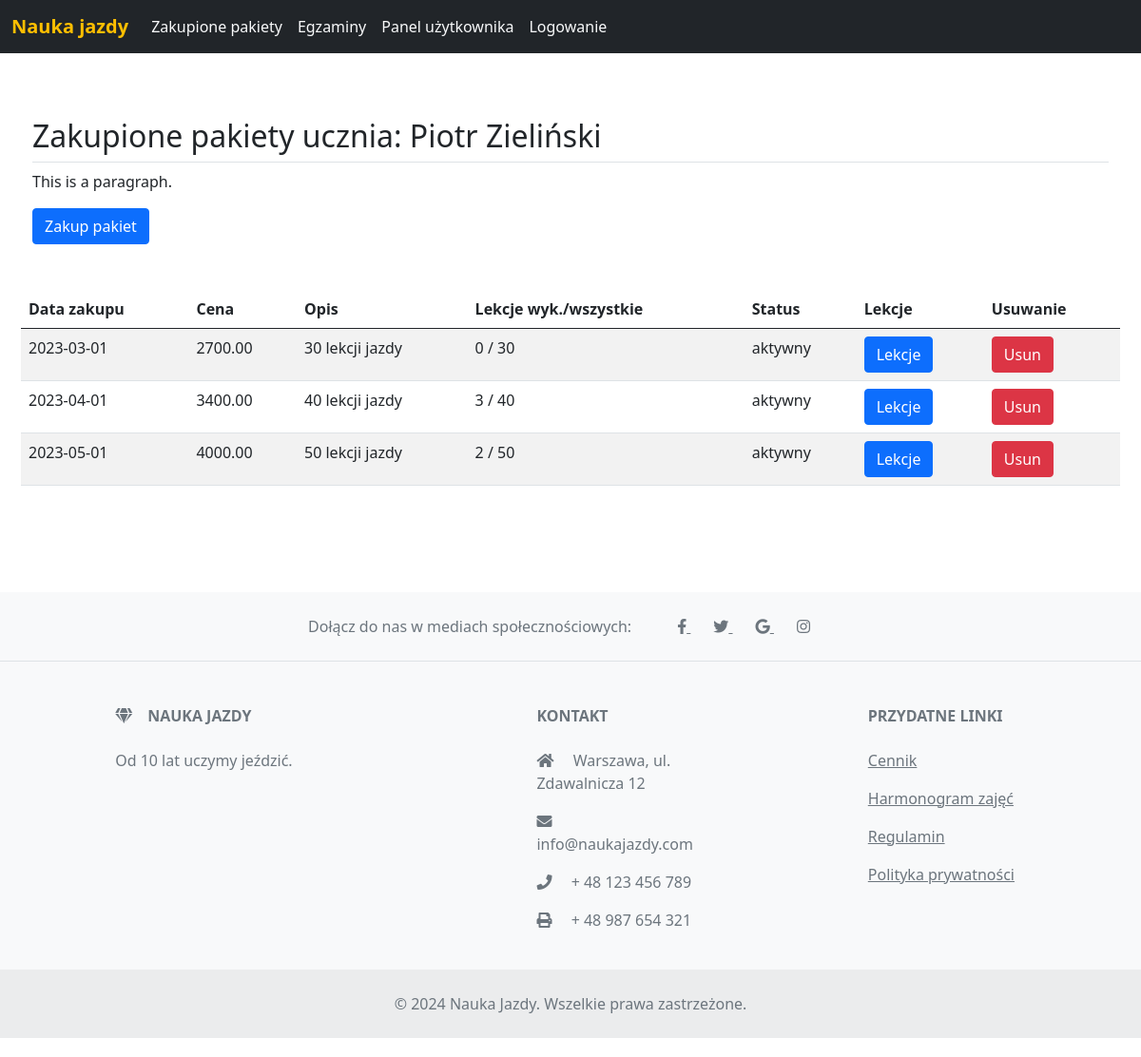
Page /zakupionePakiety.php (signed in) on the committed database.
### tables this page shows
CREATE TABLE `uzytkownicy` (
  `ID` int(11) NOT NULL,
  `Imie` varchar(50) NOT NULL,
  `Nazwisko` varchar(50) NOT NULL,
  `NumerTelefonu` varchar(15) NOT NULL,
  `Login` varchar(50) NOT NULL,
  `Haslo` varchar(255) NOT NULL,
  `Rola` enum('administrator','uczen','instruktor') NOT NULL
);

CREATE TABLE `zakupionepakiety` (
  `ID` int(11) NOT NULL,
  `UczenID` int(11) DEFAULT NULL,
  `PakietID` int(11) DEFAULT NULL,
  `Status` enum('aktywny','wykorzystany') NOT NULL DEFAULT 'aktywny',
  `DataZakupu` date NOT NULL DEFAULT curdate()
);

CREATE TABLE `pakiety` (
  `ID` int(11) NOT NULL,
  `NazwaPakietu` varchar(50) NOT NULL,
  `IloscLekcji` int(11) NOT NULL,
  `Cena` decimal(8,2) NOT NULL,
  `Opis` varchar(255) DEFAULT NULL
);

### zakupionePakiety.php (the view, shortened to what this page needs)
<?php
	require("funkcje.php");
?>
<!doctype html>
<html lang="pl">
  <head>
	<link href="https://cdnjs.cloudflare.com/ajax/libs/font-awesome/5.15.1/css/all.min.css" rel="stylesheet">
	<link href="bootstrap.min.css" rel="stylesheet">
    <link href="navbar.css" rel="stylesheet">
  </head>
<body>
	<main>
<?php menu();
	$uczenID = -1;
	$imie = "";
	$nazwisko = "";
	if(jestRola('uczen'))
	{
		$uczenID = $_SESSION['userId'];
		$sql = "SELECT Imie, Nazwisko FROM Uzytkownicy WHERE ID = $uczenID";
		$polaczenie = polaczZBaza();
		$result = $polaczenie->query($sql);
		if ($row = $result->fetch_assoc()) {
			$imie = $row["Imie"];
			$nazwisko = $row["Nazwisko"];
		}
	}
?>
<div class="container px-1 py-5">
		<h2 class="pb-2 border-bottom">Zakupione pakiety ucznia: <?php print("$imie $nazwisko"); ?></h2>
		<p>This is a paragraph.</p>
 <?php if(jestRola('uczen')) { ?>
		<form action="zakupionePakietyDodawanie.php" method="post">
			<input class="btn btn-primary" type="submit" name="zakupPakietuDlaUcznia" value="Zakup pakiet">
		</form>
 <?php } ?>
		<div class="row g-4 py-5">
<table class="table table-striped table-hover">
  <thead>
    <tr>
		<th>Data zakupu</th>
		<th>Cena</th>
		<th>Opis</th>
		<th>Lekcje wyk./wszystkie</th>
		<th>Status</th>
		<th>Lekcje</th>
		 <?php if(jestRola('uczen')) { ?>
		<th>Usuwanie</th>
		<?php } ?>
    </tr>
  </thead>
  <tbody>
<?php
$polaczenie = polaczZBaza();
$sql = "SELECT ZP.ID, ZP.DataZakupu, ZP.Status, IloscWykorzystanychLekcji(ZP.ID) AS 'Wykorzystane', P.IloscLekcji,P.Cena, P.Opis
FROM ZakupionePakiety ZP JOIN Pakiety P ON P.ID = ZP.PakietID
WHERE ZP.UczenID = $uczenID;";
$result = $polaczenie->query($sql);
while ($row = $result->fetch_assoc()) {
$dataZakupu = $row["DataZakupu"];
$status = $row["Status"];
$wykorzystane = $row["Wykorzystane"];
$iloscLekcji = $row["IloscLekcji"];
$cena = $row["Cena"];
$opis = $row["Opis"];
?>
	<tr>
		<td><?php print("$dataZakupu"); ?></td>
		<td><?php print("$cena"); ?></td>
		<td><?php print("$opis"); ?></td>
		<td><?php print("$wykorzystane / $iloscLekcji"); ?></td>
		<td><?php print("$status"); ?></td>
		<td>
			<form action="lekcje.php" method="post">
				<input class="btn btn-primary" type="submit" name="lekcje" value="Lekcje">
			</form>
		</td>
		<td>
		<?php if(jestRola('uczen')) { ?>
			<form action="zakupionePakiety.php" method="post">
				<input class="btn btn-danger" type="submit" name="usuwanie" value="Usun">
			</form>
			<?php } ?>
		</td>
	</tr>
<?php
   }
?>
  </tbody>
</table>
</div>
	</div>
</main>
<footer class="text-center text-lg-start bg-light text-muted">
  <section class="d-flex justify-content-center p-4 border-bottom">
    <div class="me-5 d-none d-lg-block">
      <span>Dołącz do nas w mediach społecznościowych:</span>
    </div>
    <div>
      <a href="" class="me-4 text-reset">
        <i class="fab fa-facebook-f"></i>
      </a>
      <a href="" class="me-4 text-reset">
        <i class="fab fa-twitter"></i>
      </a>
      <a href="" class="me-4 text-reset">
        <i class="fab fa-google"></i>
      </a>
      <a href="" class="me-4 text-reset">
        <i class="fab fa-instagram"></i>
      </a>
    </div>
  </section>
  <section class="">
    <div class="container text-center text-md-start mt-5">
      <div class="row mt-3">
        <div class="col-md-3 col-lg-4 col-xl-3 mx-auto mb-4">
          <h6 class="text-uppercase fw-bold mb-4">
            <i class="fas fa-gem me-3"></i>Nauka Jazdy
          </h6>
          <p>
            Od 10 lat uczymy jeździć.
          </p>
        </div>
        <div class="col-md-2 col-lg-2 col-xl-2 mx-auto mb-4">
          <h6 class="text-uppercase fw-bold mb-4">
            Kontakt
          </h6>
          <p><i class="fas fa-home me-3"></i> Warszawa, ul. Zdawalnicza 12</p>
          <p><i class="fas fa-envelope me-3"></i> info@naukajazdy.com</p>
          <p><i class="fas fa-phone me-3"></i> + 48 123 456 789</p>
          <p><i class="fas fa-print me-3"></i> + 48 987 654 321</p>
        </div>
        <div class="col-md-3 col-lg-2 col-xl-2 mx-auto mb-4">
          <h6 class="text-uppercase fw-bold mb-4">
            Przydatne linki
          </h6>
          <p>
            <a href="#!" class="text-reset">Cennik</a>
          </p>
          <p>
            <a href="#!" class="text-reset">Harmonogram zajęć</a>
          </p>
          <p>
            <a href="#!" class="text-reset">Regulamin</a>
          </p>
          <p>
            <a href="#!" class="text-reset">Polityka prywatności</a>
          </p>
        </div>
      </div>
    </div>
  </section>
  <div class="text-center p-4" style="background-color: rgba(0, 0, 0, 0.05);">
    © 2024 Nauka Jazdy. Wszelkie prawa zastrzeżone.
  </div>
</footer>
</body>
</html>

### navbar.css (style rules this page uses)
body { padding-bottom: 20px; }

### rows in the picture
uzytkownicy: Imie "Piotr", Nazwisko "Zieliński"
zakupionepakiety: DataZakupu "2023-03-01", PakietID.Cena "2700.00", PakietID.Opis "30 lekcji jazdy", wykorzystane "0", PakietID.IloscLekcji "30", Status "aktywny"
zakupionepakiety: DataZakupu "2023-04-01", PakietID.Cena "3400.00", PakietID.Opis "40 lekcji jazdy", wykorzystane "3", PakietID.IloscLekcji "40", Status "aktywny"
zakupionepakiety: DataZakupu "2023-05-01", PakietID.Cena "4000.00", PakietID.Opis "50 lekcji jazdy", wykorzystane "2", PakietID.IloscLekcji "50", Status "aktywny"
